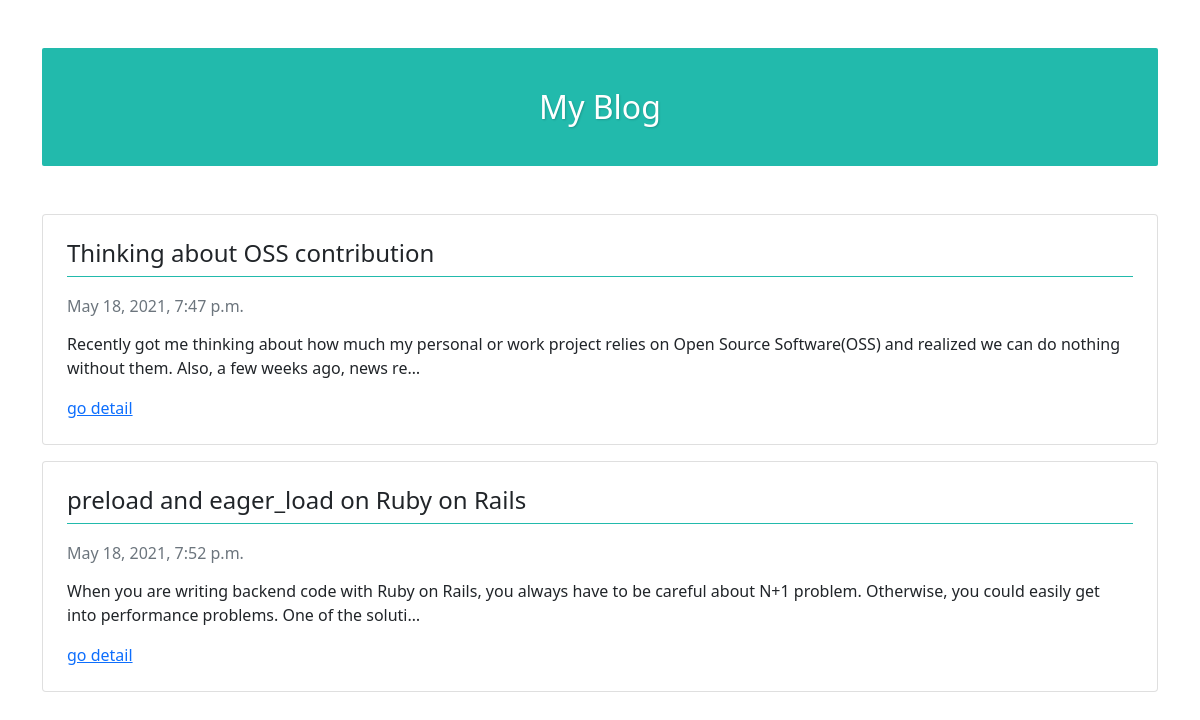
The page / on the database its author committed.
### blog/models.py (models this page shows)
class Post(models.Model):
  title = models.CharField(
    "title", max_length=100,
  )
  body = models.TextField("body")
  created_at = models.DateTimeField(
    "作成日時", auto_now_add=True
  )

### blog/views.py (the view)
# urls.py: path('', PostListView.as_view(), name="post_list"),
class PostListView(ListView):
  model = Post
  template_name = "post_list.html"
  context_object_name = "posts"

### blog/templates/post_list.html (shortened to what this page needs)
{% extends 'base.html' %}
{% block content %}
  {% for post in posts %}
    <div class="card mb-3 p-2">
      <div class="card-body">
        <h2 class="card-title">
          <a class="text-dark text-decoration-none" href="{% url 'post_detail' post.id %}">{{ post.title }}</a>
        </h2>
        <h6 class="card-subtitle mb-3 text-muted">{{ post.created_at }}</h6>
        <p class="card-text">{{ post.body|truncatechars:180 }}</p>
        <a href="{% url 'post_detail' post.id %}">go detail</a>
      </div>
    </div>
  {% endfor %}
{% endblock %}

### blog/templates/base.html (shortened to what this page needs)
{% load static %}
<html lang="ja">
<head>
  <link href="https://cdn.jsdelivr.net/npm/bootstrap@5.0.0-beta2/dist/css/bootstrap.min.css" rel="stylesheet">
  <link href="{% static 'custom.css' %}" rel="stylesheet">
</head>
<body>
<div class="container">
  <div class="blog-header">
    <h1><a class="text-white text-decoration-none" href="{% url 'post_list' %}">My Blog</a></h1>
  </div>
  {% block content %}
  {% endblock %}
</div>
</body>
</html>

### blog/static/custom.css (style rules this page uses)
.blog-header h1 { padding: 2.5rem; margin: 3rem auto; font-size: 2rem; text-align: center; text-shadow: 1px 1px 2px #0000002b; background: #22baac; border-radius: 2px; }
h2.card-title { padding-bottom: 0.5rem; margin-bottom: 1.5rem; font-size: 1.5rem; border-bottom: solid 1px #22baac; }

### rows shown on the page
Post: title "Thinking about OSS contribution", created_at "May 18, 2021, 7:47 p.m.", body "Recently got me thinking about how much my personal or work project relies on Open Source Software(OSS) and realized we can do nothing without them. Also, a few weeks ago, news re…"
Post: title "preload and eager_load on Ruby on Rails", created_at "May 18, 2021, 7:52 p.m.", body "When you are writing backend code with Ruby on Rails, you always have to be careful about N+1 problem. Otherwise, you could easily get into performance problems. One of the soluti…"
